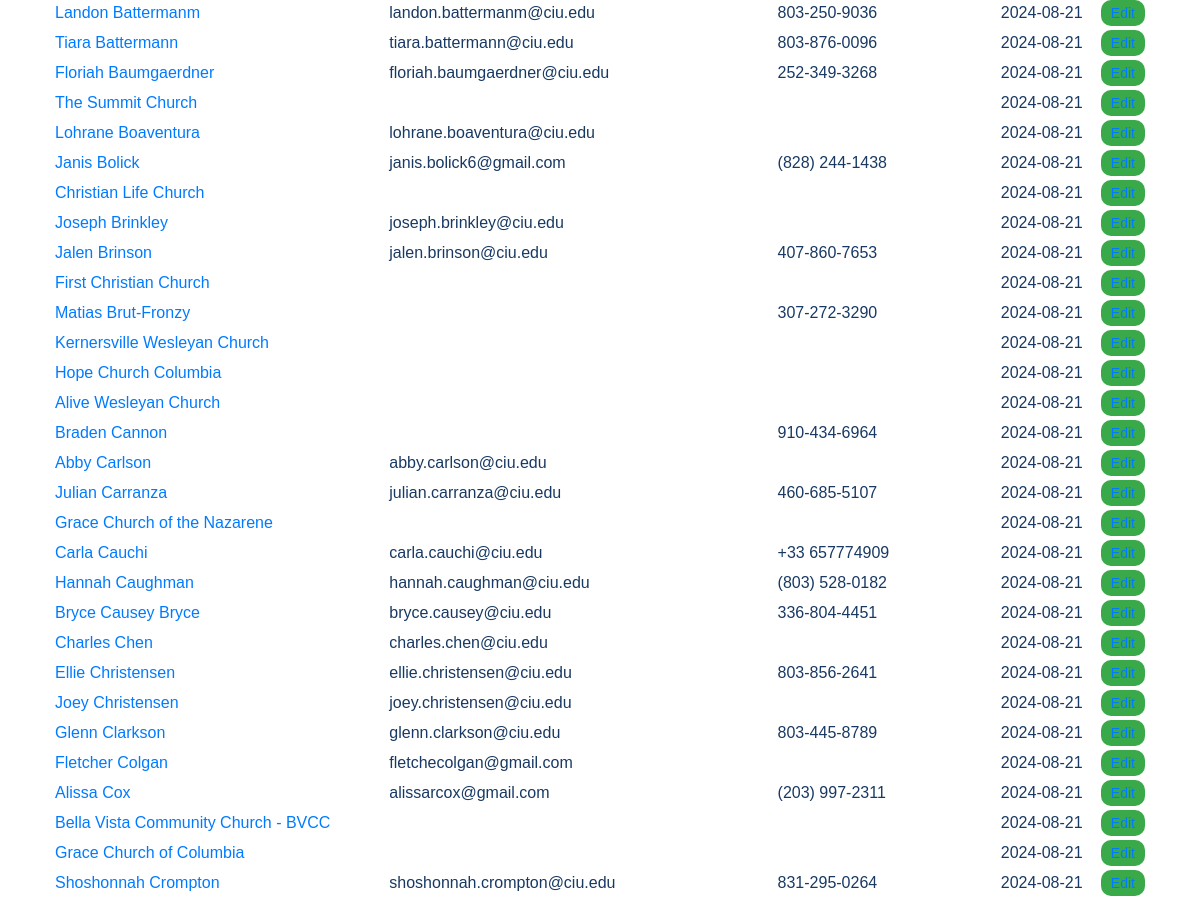
/contacts/ (signed in, middle part), run on an earlier commit of the app's database.
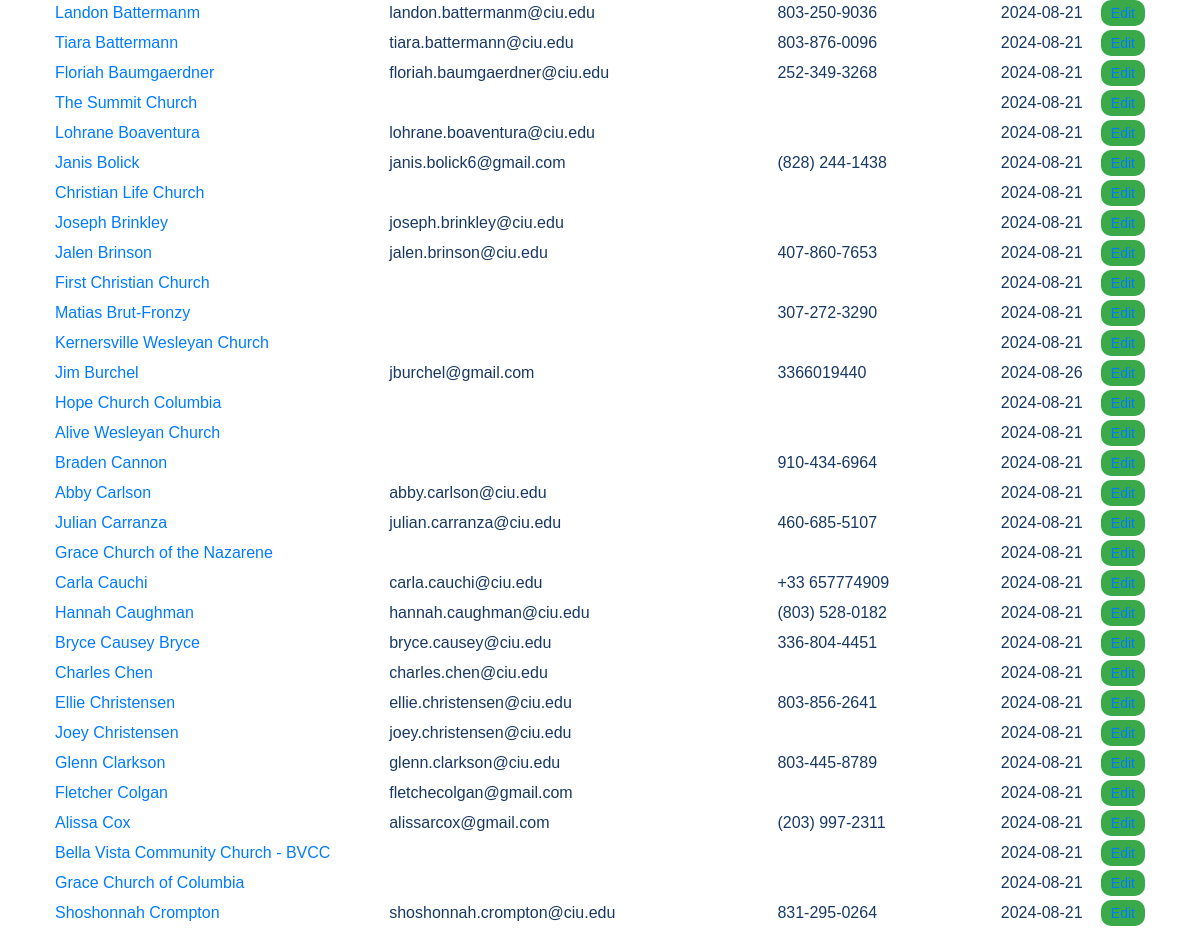
And on a later commit of the database.
### contacts/models.py (models this page shows, shortened)
class Contact(models.Model):
    STATE = (
        ('al', 'AL'), ('ak', 'AK'), ('az', 'AZ'), ('ar', 'AR'), ('ca', 'CA'),('co', 'CO'),('ct', 'CT'),('de', 'DE'), ('fl', 'FL'), ('ga', 'GA'),
        ('hi', 'HI'), ('id', 'ID'), ('il', 'IL'), ('in', 'IN'), ('ia', 'IA'), ('ks', 'KS'), ('ky', 'KY'), ('la', 'LA'), ('me', 'ME'),
        ('md', 'MD'), ('ma', 'MA'), ('mi', 'MI'), ('mn', 'MN'), ('ms', 'MS'), ('mo', 'MO'), ('mt', 'MT'), ('ne', 'NE'), ('nv', 'NV'),
        ('nh', 'NH'), ('nj', 'NJ'), ('nm', 'NM'), ('ny', 'NY'), ('nc', 'NC'), ('nd', 'ND'), ('oh', 'OH'), ('ok', 'OK'), ('or', 'OR'),
        ('pa', 'PA'), ('ri', 'RI'), ('sc', 'SC'), ('sd', 'SD'), ('tn', 'TN'), ('tx', 'TX'), ('ut', 'UT'), ('vt', 'VT'), ('va', 'VA'),
        ('wa', 'WA'), ('wv', 'WV'), ('wi', 'WI'), ('wy', 'WY'),('dc', 'DC')
    )
    PREFERRED_CONTACT_METHODS = (
        ('email', 'Email'),('phone', 'Phone'),('text', 'Text'),('Facebook Messanger',
        'Facebook Messanger'),('whatsapp', 'Whatsapp'),('groupme', 'Groupme'),('signal', 'Signal'),('other', 'Other')
    )
    church_name = models.CharField(max_length=100, null=True, blank=True)
    first_name = models.CharField(max_length=100)
    last_name = models.CharField(max_length=100)
    image = models.ImageField(upload_to=get_image_path, null=True, blank=True)
    preferred_contact_method = models.CharField(max_length=100, choices=PREFERRED_CONTACT_METHODS)
    phone = models.CharField(max_length=50)
    email = models.EmailField()
    street_address = models.CharField(max_length=200, null=True, blank=True)
    city = models.CharField(max_length=100, null=True, blank=True)
    state = models.CharField(max_length=2, choices=STATE, null=True, blank=True)
    zip_code = models.CharField(max_length=10, null=True, blank=True)
    initial_notes = models.TextField(null=True, blank=True)
    date_created = models.DateField(auto_now_add=True,null=True, blank=True)
    date_modified = models.DateField(auto_now=True,null=True, blank=True)
    def get_name(self):
        if hasattr(self, 'church'):
            return self.church.church_name or "Unnamed Church"
        elif hasattr(self, 'people'):
            return f"{self.people.first_name} {self.people.last_name}".strip() or "Unnamed Person"
        else:
            return self.church_name or f"{self.first_name} {self.last_name}".strip() or "Unnamed Contact"

### contacts/views.py (the view)
# urls.py: path('', views.ContactListView.as_view(), name='contact_list'),
@method_decorator(login_required, name='dispatch')
class ContactListView(ListView):
    model = Contact
    template_name = 'contacts/contact_list.html'
    context_object_name = 'contacts'
    def get_queryset(self):
        return Contact.objects.select_related('people', 'church').order_by('last_name', 'first_name')
    def get_context_data(self, **kwargs):
        context = super().get_context_data(**kwargs)
        contacts_data = []
        for contact in context['contacts']:
            if hasattr(contact, 'people'):
                person_type = contact.people.person_type
                person_type_display = contact.people.person_type_display
            else:
                person_type = ''
                person_type_display = ''
            contact_dict = {
                'id': contact.id,
                'name': contact.get_name(),
                'type': 'Person' if hasattr(contact, 'people') else 'Church',
                'email': contact.email,
                'phone': contact.phone,
                'last_contact': contact.date_modified.strftime('%Y-%m-%d') if contact.date_modified else '',
                'person_type': person_type,
                'person_type_display': person_type_display
            }
            contacts_data.append(contact_dict)
        context['contacts_json'] = json.dumps(contacts_data)
        return context

### contacts/models.py (called while the page is built)
    @property
    def person_type_display(self):
        return dict(self.PERSON_TYPE_CHOICES).get(self.person_type, '')

### contacts/templates/contacts/contact_list.html (shortened to what this page needs)
{% extends 'core/base.html' %}
{% load static %}
{% block extra_css %}
<link rel="stylesheet" href="{% static 'css/contacts_list.css' %}">
{% endblock %}
{% block content %}
<div class="container">
    <table class="table">
        <tbody id="contacts-body">
            {% for contact in contacts %}
                <tr>
                    <td>
                        {% if contact.church %}
                            <a href="{% url 'contacts:church_detail' contact.church.id %}">{{ contact.church.church_name }}</a>
                        {% elif contact.people %}
                            <a href="{% url 'contacts:person_detail' contact.people.id %}">{{ contact.people.first_name }} {{ contact.people.last_name }}</a>
                        {% else %}
                            {{ contact.get_name }}
                        {% endif %}
                    </td>
                    <td>{{ contact.get_type_display }}</td>
                    <td>{{ contact.email }}</td>
                    <td>{{ contact.phone }}</td>
                    <td>{{ contact.date_modified|date:"Y-m-d" }}</td>
                    <td>
                        {% if contact.church %}
                            <a href="{% url 'contacts:church_edit' contact.church.id %}" class="btn btn-sm btn-warning">Edit</a>
                        {% elif contact.people %}
                            <a href="{% url 'contacts:person_edit' contact.people.id %}" class="btn btn-sm btn-warning  ">Edit</a>
                        {% endif %}
                    </td>
                </tr>
            {% empty %}
                <tr>
                    <td colspan="6">No contacts found.</td>
                </tr>
            {% endfor %}
        </tbody>
    </table>
</div>
{% endblock %}

### core/templates/core/base.html (shortened to what this page needs)
{% load static %}
<!DOCTYPE html>
<html lang="en">
<head>
    {% block extra_css %}{% endblock %}
    <link rel="stylesheet" href="{% static 'css/main.css' %}">
</head>
<body>
    {% include 'core/partials/nav.html' %}
    <main id="app">
        {% block content %}{% endblock %}
    </main>
</body>
</html>

### core/templates/core/partials/nav.html (shortened to what this page needs)
{% load static %}
<antArtifact identifier="navbar-template-with-debug" type="application/vnd.ant.code" language="html" title="core/templates/core/partials/nav.html (dropdown-content section)">

### static/css/contacts_list.css (style rules this page uses)
:root { --pipeline-start: #183963; --pipeline-end: #39A949; --primary-white: #FFFFFF; --light-gray: #f0f0f0; --border-color: #e0e0e0; --border-radius: 10px; }
body { font-family: Arial, sans-serif; margin: 0; padding: 0; background-color: var(--primary-white); color: var(--pipeline-start); }
.container { max-width: 1500px; margin: 0 auto; padding: 20px; }
.btn { padding: 8px 15px; border: none; cursor: pointer; text-decoration: none; display: inline-block; border-radius: 10px; white-space: nowrap; }
.btn-sm { padding: 5px 10px; font-size: 0.875rem; border-radius: 10px; margin: auto; }
.btn-warning { background-color: var(--pipeline-end); color: var(--primary-white); }

### static/css/main.css (style rules this page uses)
:root { --primary-blue: #183963; --primary-green: #39A949; --primary-gray: #7F7F7F; --primary-white: #FFFFFF; }
body { margin: 0; font-family: Arial, sans-serif; color: var(--primary-blue); background-color: var(--primary-white); }
main { flex: 1; padding: 2rem; }

What changed in the data, as far as the page shows it:
added Contact: people.first_name "Jim", people.last_name "Burchel", email "jburchel@gmail.com", phone "3366019440", date_modified "2024-08-26", shows "Edit"
